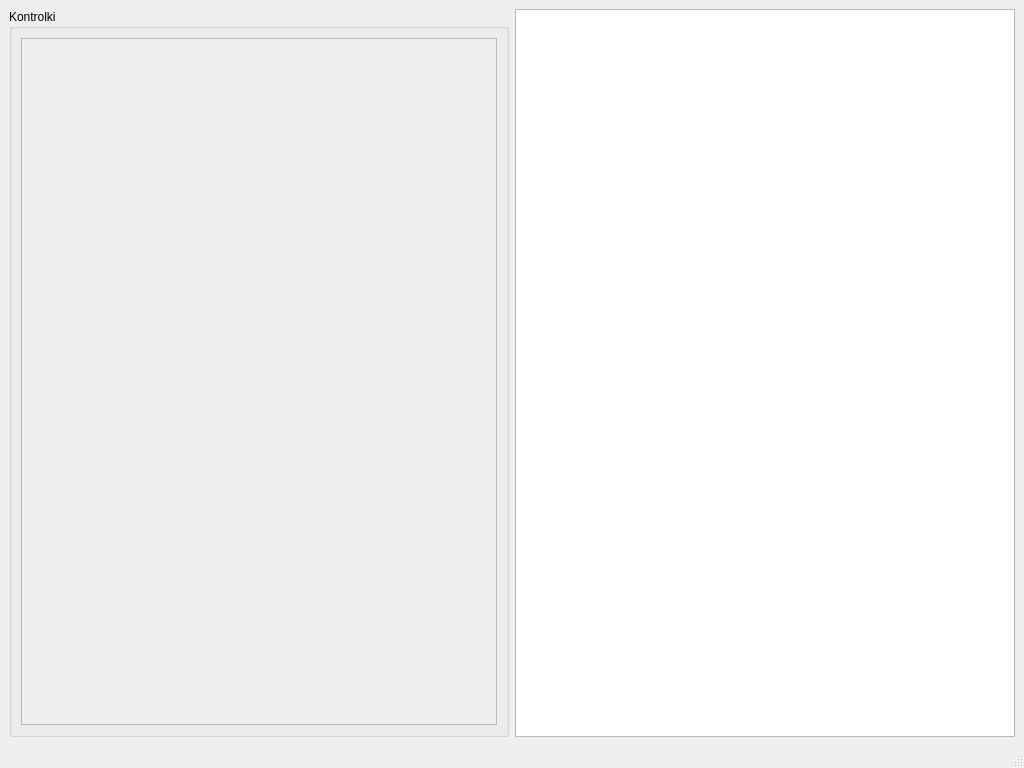
<?xml version="1.0" encoding="UTF-8"?>
<ui version="4.0">
 <class>MainWindow</class>
 <widget class="QMainWindow" name="MainWindow">
  <property name="geometry">
   <rect>
    <x>0</x>
    <y>0</y>
    <width>1024</width>
    <height>768</height>
   </rect>
  </property>
  <property name="windowTitle">
   <string>MainWindow</string>
  </property>
  <widget class="QWidget" name="centralwidget">
   <layout class="QGridLayout" name="gridLayout">
    <item row="0" column="1">
     <widget class="QGraphicsView" name="graphicsView"/>
    </item>
    <item row="0" column="0">
     <widget class="QGroupBox" name="groupBox">
      <property name="minimumSize">
       <size>
        <width>300</width>
        <height>0</height>
       </size>
      </property>
      <property name="title">
       <string>Kontrolki</string>
      </property>
      <layout class="QGridLayout" name="gridLayout_2">
       <item row="0" column="0">
        <widget class="QScrollArea" name="saControls">
         <property name="widgetResizable">
          <bool>true</bool>
         </property>
         <widget class="QWidget" name="wControlsContent">
          <property name="geometry">
           <rect>
            <x>0</x>
            <y>0</y>
            <width>468</width>
            <height>647</height>
           </rect>
          </property>
          <layout class="QGridLayout" name="gridLayout_3">
           <item row="0" column="0">
            <layout class="QVBoxLayout" name="verticalLayout"/>
           </item>
          </layout>
         </widget>
        </widget>
       </item>
      </layout>
     </widget>
    </item>
   </layout>
  </widget>
  <widget class="QMenuBar" name="menubar">
   <property name="geometry">
    <rect>
     <x>0</x>
     <y>0</y>
     <width>1024</width>
     <height>25</height>
    </rect>
   </property>
  </widget>
  <widget class="QStatusBar" name="statusbar"/>
 </widget>
 <resources/>
 <connections/>
</ui>
